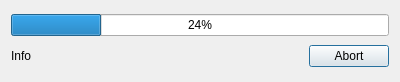
<?xml version="1.0" encoding="UTF-8"?>
<ui version="4.0">
 <class>DropBoxDownloadDialog</class>
 <widget class="QDialog" name="DropBoxDownloadDialog">
  <property name="geometry">
   <rect>
    <x>0</x>
    <y>0</y>
    <width>400</width>
    <height>82</height>
   </rect>
  </property>
  <property name="windowTitle">
   <string>Download Tracks...</string>
  </property>
  <layout class="QVBoxLayout" name="verticalLayout">
   <item>
    <widget class="QProgressBar" name="progressBar">
     <property name="value">
      <number>24</number>
     </property>
    </widget>
   </item>
   <item>
    <layout class="QHBoxLayout" name="horizontalLayout">
     <item>
      <widget class="QLabel" name="labelInfo">
       <property name="text">
        <string>Info</string>
       </property>
      </widget>
     </item>
     <item>
      <spacer name="horizontalSpacer">
       <property name="orientation">
        <enum>Qt::Horizontal</enum>
       </property>
       <property name="sizeHint" stdset="0">
        <size>
         <width>40</width>
         <height>20</height>
        </size>
       </property>
      </spacer>
     </item>
     <item>
      <widget class="QPushButton" name="pushButtonAbort">
       <property name="text">
        <string>Abort</string>
       </property>
      </widget>
     </item>
    </layout>
   </item>
  </layout>
 </widget>
 <resources/>
 <connections/>
</ui>
